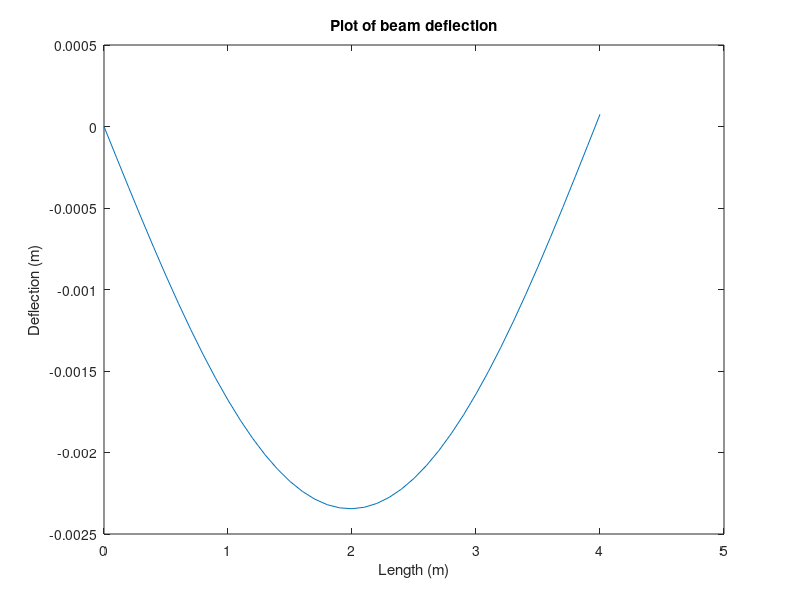

Reproduce this figure in MATLAB. (Note: this script raises an error after producing the figure.)
L = 4;
a = 0.0;    %left boundary coordinate
b = L;      %right boundary coordinate
h = 0.1;    %length discritization
u1 = 0.0;   %initial condition of ODE1 same as the left boundary condition
v11 = 0.0;  %1st guess initial condition of ODE2
v12 = 2.0;  %2nd gyess initial condition of ODE2
y1 = 0.0;   %right bounday condition to be used for tolerance
tol = 0.0001;
imax = 15;  %maximum number of iteration.

function dudx = ODEu(x,u,v)
    dudx = v;
endfunction;

function dvdx = ODEv(x,u,v)
    L = 4;
    EI = 1.4e7;
    q = 10e3;
    dvdx = ((1.+v.^2)^(3./2)*1./2*q*(L*x-x.^2))/EI;
endfunction; 

function [x, u, v] = Sys2ODEsRK2(ODE1,ODE2,a,b,h,uINI,vINI)
x(1) = a; u(1) = uINI; v(1) = vINI;
N = (b - a)/h;
for i = 1:N
    x(i + 1) = x(i) + h;
    Ku1 = ODE1(x(i), u(i), v(i));
    Kv1 = ODE2(x(i), u(i), v(i)) ;
    Ku2=ODE1(x(i+1),u(i)+Ku1*h,v(i)+Kv1*h);
    Kv2=ODE2(x(i+1),u(i)+Ku1*h,v(i)+Kv1*h);
    u(i+1)=u(i)+(Ku1+Ku2)*h/2;
    v(i+1)=v(i)+(Kv1+Kv2)*h/2;
end
endfunction;

[x, u, v] = Sys2ODEsRK2(@ODEu,@ODEv,a,b,h,u1,v11);
n = length(x);
u_old = u(n);
[x, u, v] = Sys2ODEsRK2(@ODEu,@ODEv,a,b,h,u1,v12);


%Secant Method
for i = 1:imax+2
    vi = v(1) - (u(n)-y1)*(v(1)-v11)/(u(n)-u_old);

    Err = abs(y1-u(n));
    if Err<tol
        break
    end
    v11 = v(1);
    u_old = u(n);
    [x, u, v] = Sys2ODEsRK2(@ODEu,@ODEv,a,b,h,u1,vi);
end


if i > imax
    fprintf("Solution was not obtained in %i. iterations.",imax)
else
    p = figure(1, "visible", "off");
    plot(x,u);
    title('Plot of beam deflection');
    xlabel('Length (m)');
    ylabel('Deflection (m)');
    prutorsaveplot(p, "myplot1.pdf");
end
 